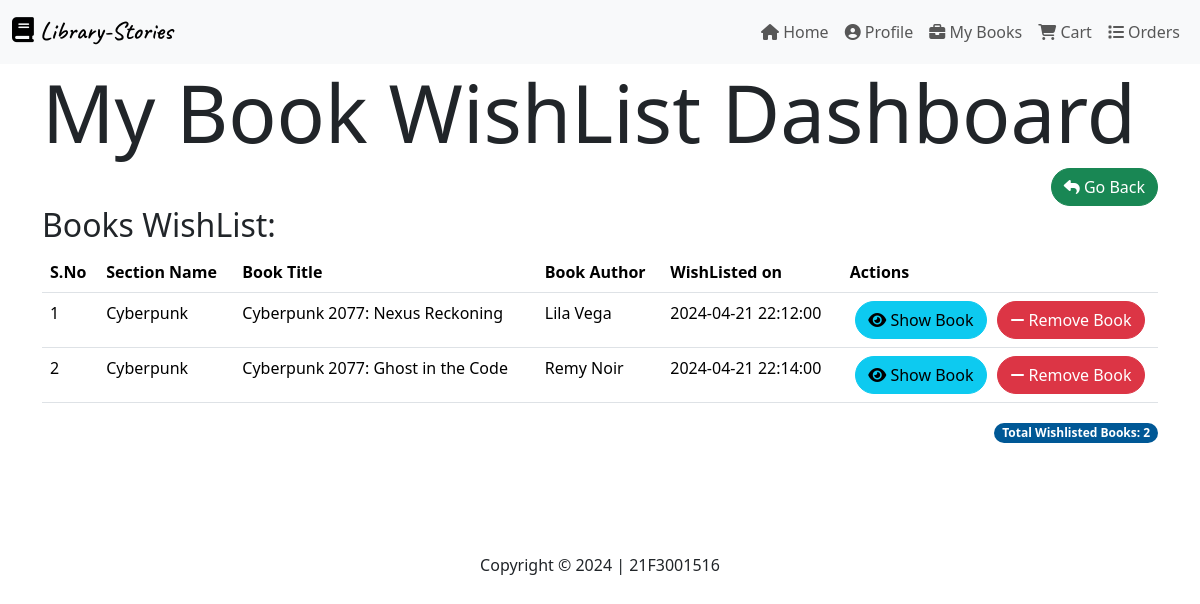
The app's page /mybooks/mywishlist (signed in) with its own data.
### models.py (models this page shows)
class Wishlist(db.Model):
        id= db.Column(db.Integer, primary_key=True)
        user_id = db.Column(db.Integer, db.ForeignKey('user.id'), nullable=False)
        book_id = db.Column(db.Integer, db.ForeignKey('book.id'), nullable=False)
        date_added = db.Column(db.DateTime, nullable=False, default=datetime.utcnow)
        is_wished = db.Column(db.Boolean, nullable=False, default=False)

class Section(db.Model):
        id = db.Column(db.Integer, primary_key=True)
        name = db.Column(db.String(32), unique=True, nullable=False)
        desc = db.Column(db.String(256), nullable=True)
        date_created = db.Column(db.DateTime, nullable=False)
        books = db.relationship('book', backref='Section', lazy=True, cascade='all, delete-orphan')

class book(db.Model):
        id = db.Column(db.Integer, primary_key=True)
        title = db.Column(db.String(64), nullable=False)
        author = db.Column(db.String(64), nullable=False)
        section_id = db.Column(db.Integer, db.ForeignKey('section.id'), nullable=False)
        subsections = db.Column(db.String(64), nullable=True)
        publisher = db.Column(db.String(64), nullable=True)
        date_added = db.Column(db.DateTime, nullable=False)
        pages = db.Column(db.Integer, nullable=True)
        volumne = db.Column(db.Integer, nullable=True)
        desc = db.Column(db.String(256), nullable=True)
        price = db.Column(db.Float, nullable=True)
        book_image = db.Column(db.String(256), nullable=True)
        is_audible = db.Column(db.Boolean, nullable=False, default=False)
        content = db.Column(db.String(5096), nullable=True)
        is_upcoming = db.Column(db.Boolean, nullable=False, default=False)
        book_link = db.Column(db.String(512), nullable=True)
        avail= db.Column(db.DateTime, nullable=True)
        access = db.relationship('BookAccess', back_populates='book', lazy=True, cascade='all, delete-orphan')
        carts = db.relationship('cart', backref='book', lazy=True, cascade='all, delete-orphan')
        reviews = db.relationship('review', backref='book', lazy=True, cascade='all, delete-orphan')
        orders = db.relationship('Order', backref='book', lazy=True, cascade='all, delete-orphan')
        wishlist = db.relationship('Wishlist', backref='book', lazy=True, cascade='all, delete-orphan')
        favorite = db.relationship('Favorite', backref='book', lazy=True, cascade='all, delete-orphan')

### routes.py (the view)
@app.route('/mybooks/mywishlist')
@auth_Required
def mywishlist():
    wishlists = Wishlist.query.filter_by(user_id=session['user_id']).all()
    books = book.query.all()
    sections = Section.query.all()
    return render_template('user/wishlist.html',wishlists=wishlists, books=books, sections=sections, user=current_user())

### routes.py (called while the page is built)
def auth_Required(func):
    @wraps(func)
    def inner(*args, **kwargs):
        if 'user_id' in session:
            return func(*args, **kwargs)
        else:
            flash('Please Login to Continue')
            return redirect(url_for('login'))
    return inner

def current_user():
        user0 = User.query.get(session['user_id'])
        return user0

### templates/user/wishlist.html (shortened to what this page needs)
{% extends 'layout.html' %}
{% block content %}
<h1 class="display-1">My Book WishList Dashboard</h1>
<div align="right">
<a href="{{url_for('mybooks')}}" class="btn btn-success" style="border-radius:30px" >
    <i class="fas fa-reply" aria-hidden="true"   ></i>
    Go Back
</a></div>
<h2>Books WishList:</h2>
{% if  wishlists|length > 0 %}
<table class="table">
    <thead>
        <tr><div class="heads">
            <th>S.No</th>
            <th>Section Name</th>
            <th>Book Title</th>
            <th>Book Author</th>
            <th>WishListed on</th>
            <th>Actions</th></div>
        </tr>
    </thead>
    <tbody>
        {% for wishlist in wishlists %}
        {% if wishlist.is_wished %}
        <tr><div class="heads">
            <td>{{ loop.index }}</td>
        {% for section in sections %}
            {% for book in books %}
            {% if book.id == wishlist.book_id %}
            {% if section.id == book.section_id %}
                <td>{{section.name}}</td>
                <td>{{book.title}}</td>
            <td>{{book.author}}</td>
            {% endif %}
            {% endif %}
        {% endfor %}
        {% endfor %}
            <td>{{wishlist.date_added}}</td>
            <td><div class="buttons">
                <a href="{{url_for('view_book',id=wishlist.book_id)}}" class="btn btn-info" style="border-radius:30px">
                    <i class="fas fa-eye" aria-hidden="true"   ></i>
                    Show Book
                </a>
                <form method="post" action="{{url_for('delete_wishlist', wishlist_id=wishlist.id)}}">
                    <button type="submit" class="btn btn-danger" style="border-radius:30px;">
                        <i class="fa fa-minus" aria-hidden="true"></i>  Remove Book
                    </button>
                </form>
                </div>
            </td></div>
        </tr>
        {% endif %}
        {% endfor %}
    </tbody>
</table>
<div class="totals" align="right">
    <span class="badge badge-pill" style="border-radius:30px;background:rgb(0, 88, 150)"> Total Wishlisted Books: {{ wishlists|length }}</span>
</div>
{% else %}
    <div class="alert alert-info" style="border-radius: 20px;">
        <h3>WishList is Empty</h3>
    </div>
{% endif %}
{% endblock %}

### templates/user/wishlist.html (style rules this page uses)
.buttons { display: flex; justify-content: space-around; font-size: 10px; }
.heads { justify-content: space-around; }

### records on screen
Wishlist: date_added "2024-04-21 22:12:00"
Section: name "Cyberpunk"
book: title "Cyberpunk 2077: Nexus Reckoning", author "Lila Vega"
Wishlist: date_added "2024-04-21 22:14:00"
book: title "Cyberpunk 2077: Ghost in the Code", author "Remy Noir"

### other values on screen
{{ wishlists|length }} "2"
